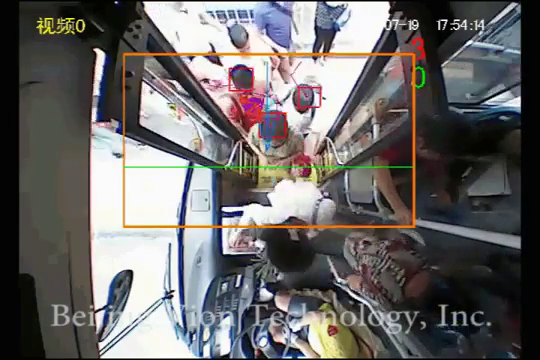
#> input picture frame 43 of video1.mp4, 540 x 360 px, given in place of videoplayback.mp4, which was not available
$ python motiondetect.py   (Python 2 division)
#> lines starting #> are read from the running program, lines starting #| are printed output that depends on the picture; pictures that were not available may be replaced by others from this repository, and a replacement may not be noted
import cv2

def diffImg(t0, t1, t2):
	d1 = cv2.absdiff(t2, t1)
	d2 = cv2.absdiff(t1, t0)
	return cv2.bitwise_and(d1, d2)

cam = cv2.VideoCapture('videoplayback.mp4')
t_dic = {}
winName = "Movement Indicator"
cv2.namedWindow(winName)
t_minus = cv2.cvtColor(cam.read()[1], cv2.COLOR_RGB2GRAY)
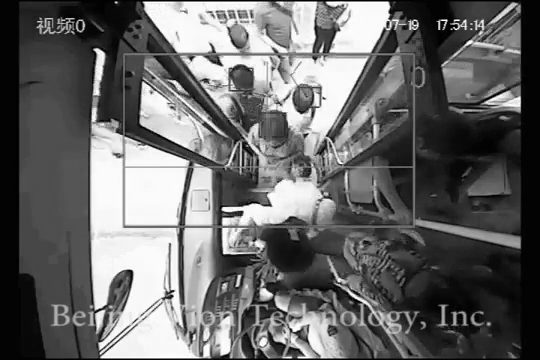
#> t_minus: shape (360, 540); min 0, max 255, mean 103.7
t = cv2.cvtColor(cam.read()[1], cv2.COLOR_RGB2GRAY)
t_plus = cv2.cvtColor(cam.read()[1], cv2.COLOR_RGB2GRAY)
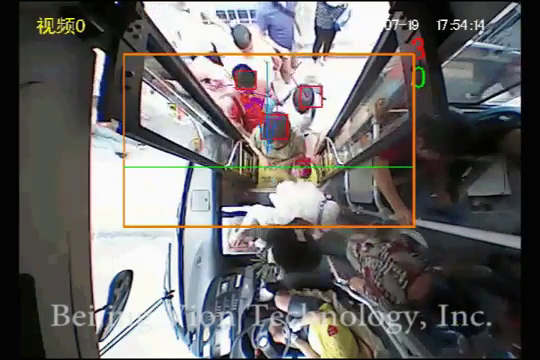
#> input picture frame 45 of video1.mp4, 540 x 360 px, given in place of videoplayback.mp4, which was not available
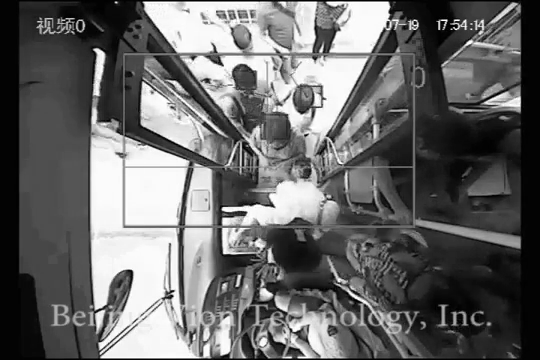
#> t_plus: shape (360, 540); min 0, max 255, mean 103.9

while True:
	cv2.imshow( winName, diffImg(t_minus, t, t_plus) )
#> in diffImg, `d1 = cv2.absdiff(t2, t1)`:
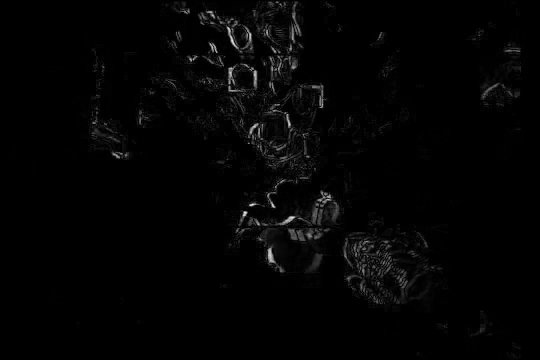
#> d1: shape (360, 540); min 0, max 236, mean 3.9
#> in diffImg, `d2 = cv2.absdiff(t1, t0)`:
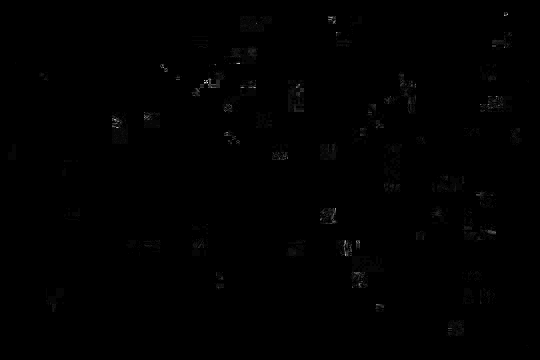
#> d2: shape (360, 540); min 0, max 32, mean 0.1; drawn with min black and max white

	# Read next image
	t_minus = t
	t = t_plus
	t_plus = cv2.cvtColor(cam.read()[1], cv2.COLOR_RGB2GRAY)
	key = cv2.waitKey(10)
#> (key Esc is pressed here)
	if key == 27:
		cv2.destroyWindow(winName)
		break
print "Goodbye"

$ run again, starting later in the video
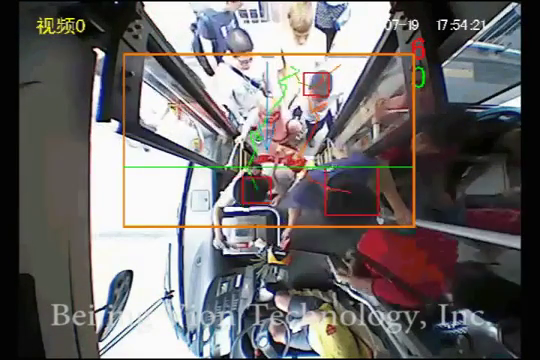
#> input picture frame 194 of video1.mp4, 540 x 360 px, given in place of videoplayback.mp4, which was not available
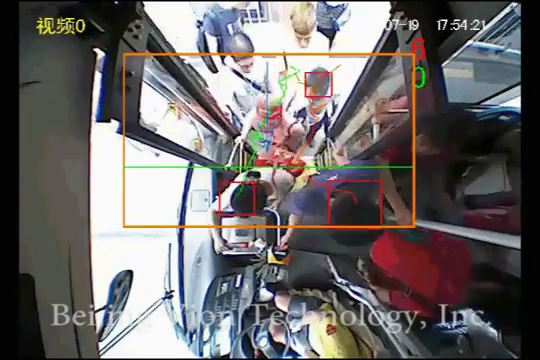
#> input picture frame 197 of video1.mp4, 540 x 360 px, given in place of videoplayback.mp4, which was not available
#> `t_plus = cv2.cvtColor(cam.read()[1], cv2.COLOR_RGB2GRAY)`:
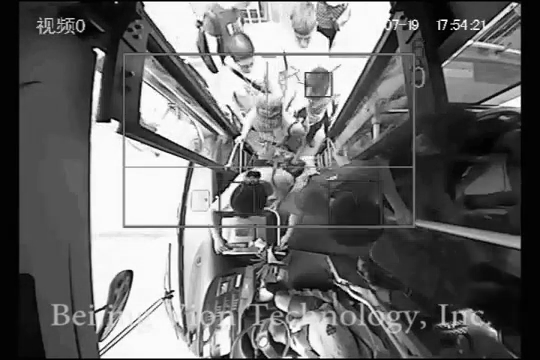
#> t_plus: shape (360, 540); min 0, max 255, mean 106.4

$ run again, starting later in the video
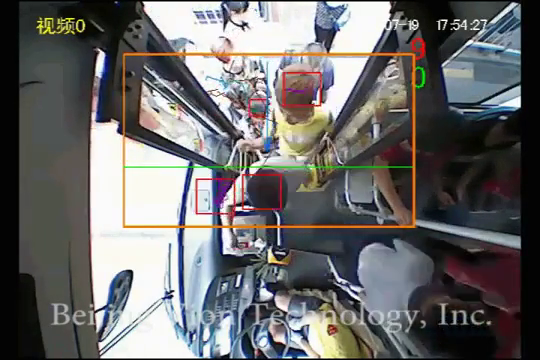
#> input picture frame 345 of video1.mp4, 540 x 360 px, given in place of videoplayback.mp4, which was not available
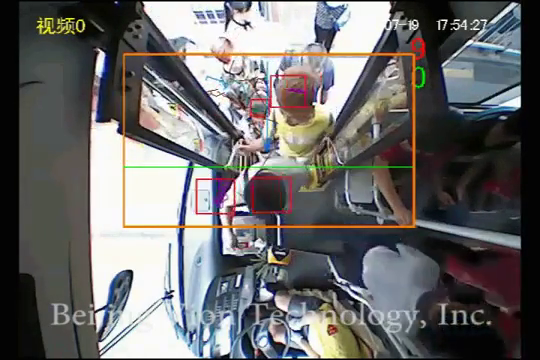
#> input picture frame 347 of video1.mp4, 540 x 360 px, given in place of videoplayback.mp4, which was not available
#> in diffImg, `return cv2.bitwise_and(d1, d2)`:
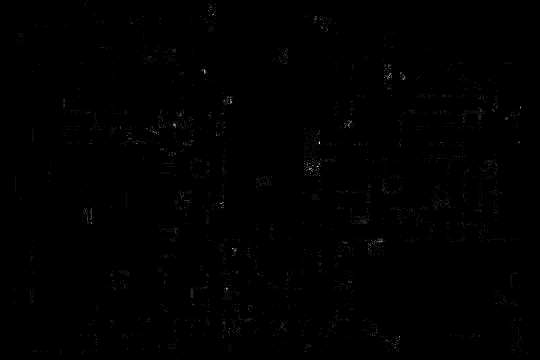
#> returned value: shape (360, 540); min 0, max 20, mean 0.0582; drawn with min black and max white
